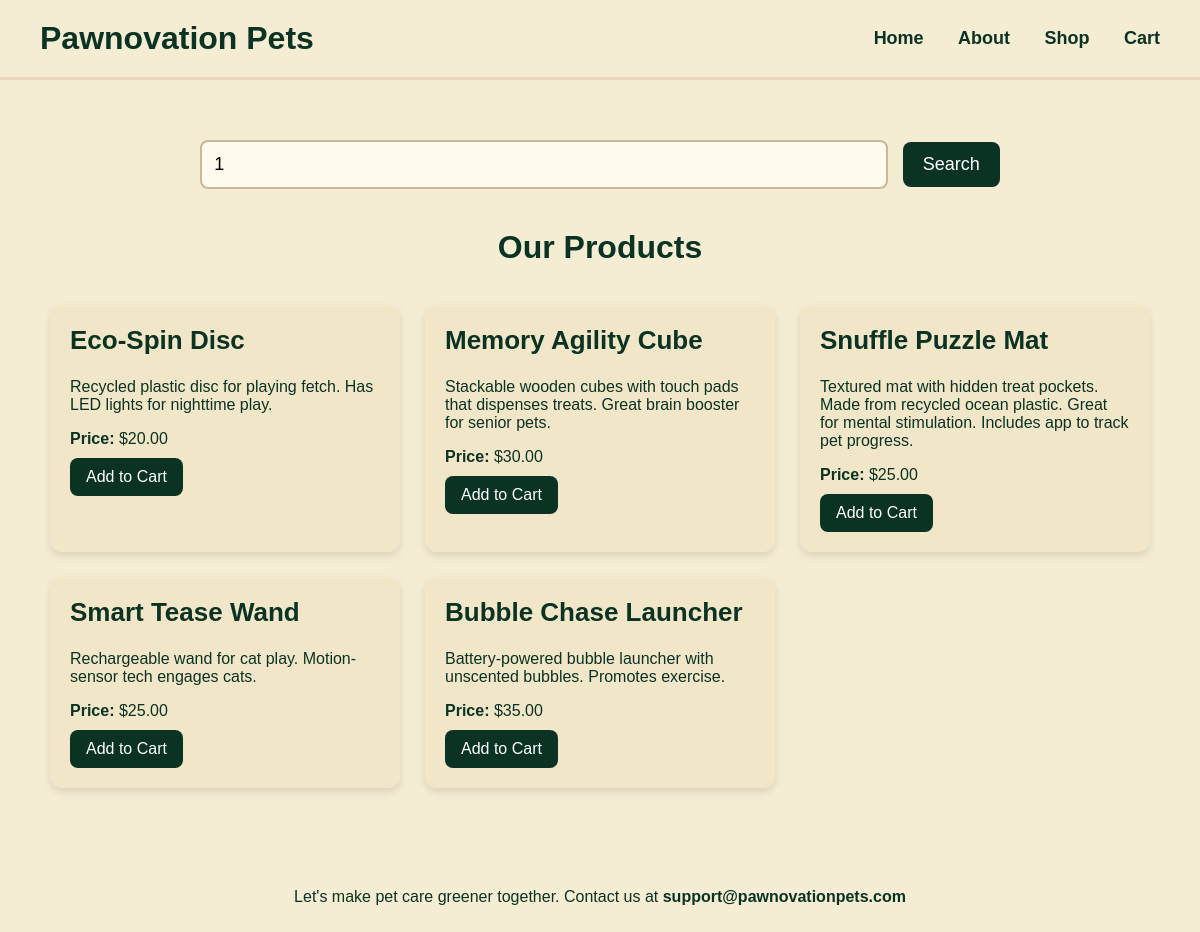
Screenshot of /products.php?category=1 with the database file from the repository.
### tables this page shows
CREATE TABLE `product` (
  `productID` int(9) UNSIGNED NOT NULL,
  `productName` varchar(100) NOT NULL,
  `description` text NOT NULL,
  `price` decimal(5,2) UNSIGNED NOT NULL,
  `category` int(1) NOT NULL COMMENT 'corresponds to toys -1,food -2, accessories -3'
);

### products.php (the view, shortened to what this page needs)
<?php
include('config/database.php');
$search = "";
$where = "";
$category = "";
if (isset($_GET['category'])) {
    $category = $_GET['category'];
}
if ($category != "") {
    $search = mysqli_real_escape_string($conn, $_GET['category']);
    $where = "WHERE category LIKE '%$search%'";
}
$sql = "SELECT * FROM product $where";
$result = mysqli_query($conn, $sql);
?>
<!DOCTYPE html>
<html lang="en">
<head>
</head>
<body>
<div class="navbar">
    <div class="nav-left">
        <h1>Pawnovation Pets</h1>
    </div>
    <div class="nav-right">
        <a href="index.php">Home</a>
        <a href="about.php">About</a>
        <a href="products.php">Shop</a>
        <a href="cart.php">Cart</a>
    </div>
</div>
<div class="container">
    <div class="search-box">
        <form action="products.php" method="GET">
            <input
                type="text"
                name="query"
                placeholder="Search products..."
                class="search-input"
                value="<?php echo htmlspecialchars($search); ?>"
            >
            <button type="submit" class="search-btn">Search</button>
        </form>
    </div>
    <h1 style="text-align:center;">Our Products</h1>
    <br>
    <div class="product-grid">
        <?php
        if ($result && mysqli_num_rows($result) > 0) {
            while ($row = mysqli_fetch_assoc($result)) {
                echo "<div class='product-card'>";
                echo "<h2>" . $row['productName'] . "</h2>";
                echo "<p>" . $row['description'] . "</p>";
                echo "<p><strong>Price:</strong> $" . $row['price'] . "</p>";
                echo "
                <form action='add_to_cart.php' method='POST'>
                    <input type='hidden' name='productid' value='" . $row['productID'] . "'>
                    <input type='hidden' name='productName' value='" . $row['productName'] . "'>
                    <input type='hidden' name='price' value='" . $row['price'] . "'>
                    <button type='submit' class='cart-btn'>Add to Cart</button>
                </form>
                    ";
                echo "</div>";
            }
        } else {
            echo "<p>No products found.</p>";
        }
        ?>
    </div>
</div>
<div class="footer">
    Let's make pet care greener together.
    Contact us at <strong>support@pawnovationpets.com</strong>
</div>
</body>
</html>

### products.php (style rules this page uses)
body { margin: 0; background-color: #F4ECD3; font-family: 'calibri', sans-serif; color: #0A3323; }
.navbar { background-color: #F4ECD3; padding: 20px 40px; display: flex; justify-content: space-between; align-items: center; border-bottom: 3px solid #E8D8B9; }
.nav-left h1 { font-size: 32px; margin: 0; font-weight: bold; color: #0A3323; }
.nav-right a { margin-left: 30px; text-decoration: none; color: #0A3323; font-size: 18px; font-weight: bold; }
.container { max-width: 1100px; margin: 40px auto; padding: 20px; }
.search-box { text-align: center; margin-bottom: 40px; }
.search-input { width: 60%; padding: 12px; border-radius: 8px; border: 2px solid #C9B898; font-size: 18px; font-family: inherit; background-color: #FFF9EE; }
.search-btn { padding: 12px 20px; margin-left: 10px; border: none; border-radius: 8px; background-color: #0A3323; color: white; font-size: 18px; cursor: pointer; font-family: inherit; }
.product-grid { display: grid; grid-template-columns: repeat(3, 1fr); gap: 25px; }
.product-card { background-color: #F2E6C9; padding: 20px; border-radius: 12px; box-shadow: 0 4px 8px rgba(0,0,0,0.1); }
.product-card h2 { margin-top: 0; font-size: 26px; color: #0A3323; }
.product-card p { font-size: 16px; margin-bottom: 10px; }
.cart-btn { padding: 10px 16px; background-color: #0A3323; color: white; border: none; border-radius: 8px; cursor: pointer; font-size: 16px; font-family: inherit; }
.footer { text-align: center; padding: 30px; margin-top: 50px; font-size: 16px; color: #0A3323; }

### rows the page displays
product: productName "Eco-Spin Disc", description "Recycled plastic disc for playing fetch. Has LED lights for nighttime play.", price "20.00"
product: productName "Memory Agility Cube", description "Stackable wooden cubes with touch pads that dispenses treats. Great brain booster for senior pets.", price "30.00"
product: productName "Snuffle Puzzle Mat", description "Textured mat with hidden treat pockets. Made from recycled ocean plastic. Great for mental stimulation. Includes app to track pet progress.", price "25.00"
product: productName "Smart Tease Wand", description "Rechargeable wand for cat play. Motion-sensor tech engages cats.", price "25.00"
product: productName "Bubble Chase Launcher", description "Battery-powered bubble launcher with unscented bubbles. Promotes exercise.", price "35.00"
